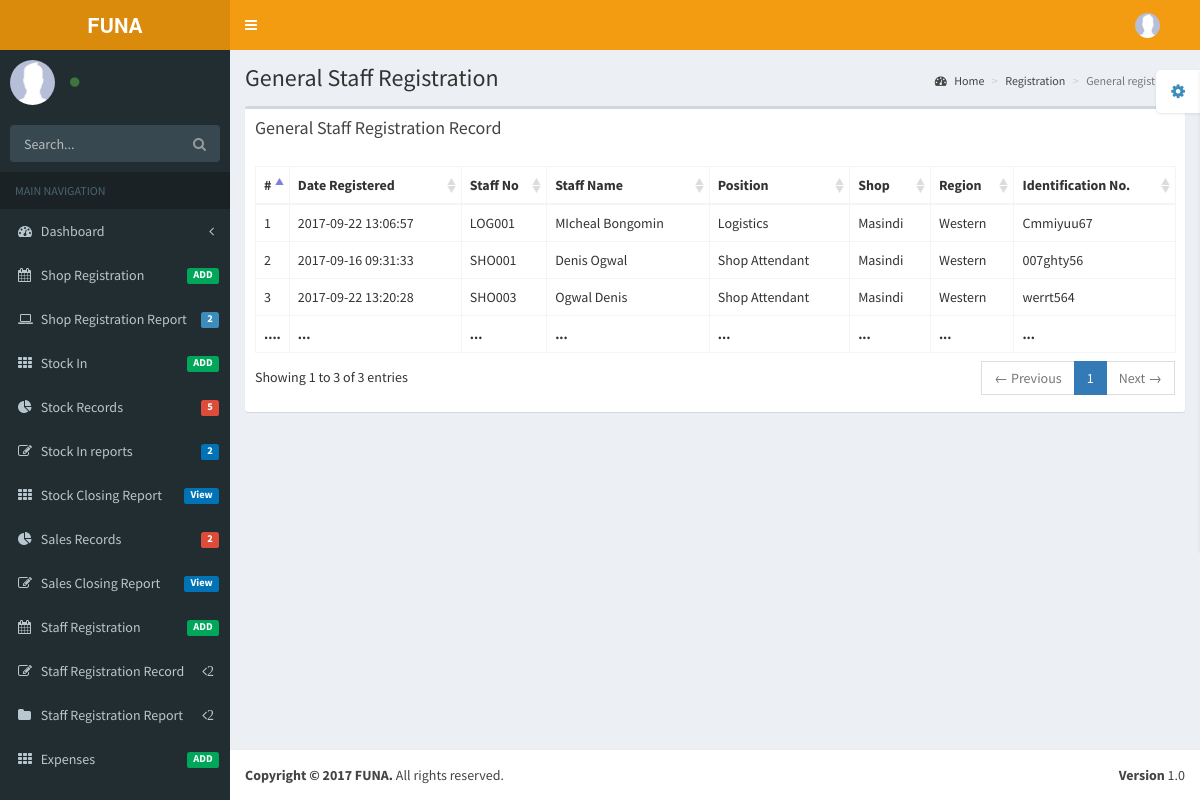
The app's page /pages/tables/GeneralRegistration.php with its own data.
### tables this page shows
CREATE TABLE `staffregistration` (
  `Date` datetime NOT NULL DEFAULT CURRENT_TIMESTAMP,
  `StaffType` varchar(30) NOT NULL,
  `StaffNo` varchar(15) NOT NULL,
  `StaffName` varchar(50) NOT NULL,
  `Shop` varchar(50) NOT NULL,
  `Identification` varchar(30) NOT NULL,
  `IdentificationType` varchar(30) NOT NULL
);

CREATE TABLE `shopmapping` (
  `ShopName` varchar(30) NOT NULL,
  `Region` varchar(30) NOT NULL,
  `Date` datetime NOT NULL DEFAULT CURRENT_TIMESTAMP
);

### pages/tables/GeneralRegistration.php (the view, shortened to what this page needs)
<!DOCTYPE html>
<html>
  <head>
    <link href="../../bootstrap/css/bootstrap.min.css" rel="stylesheet" type="text/css" />
    <link href="https://maxcdn.bootstrapcdn.com/font-awesome/4.3.0/css/font-awesome.min.css" rel="stylesheet" type="text/css" />
    <link href="http://code.ionicframework.com/ionicons/2.0.0/css/ionicons.min.css" rel="stylesheet" type="text/css" />
    <link href="../../plugins/datatables/dataTables.bootstrap.css" rel="stylesheet" type="text/css" />
    <link href="../../dist/css/AdminLTE.min.css" rel="stylesheet" type="text/css" />
    <link href="../../dist/css/skins/_all-skins.min.css" rel="stylesheet" type="text/css" />
  </head>
  <body class="skin-yellow">
    <div class="wrapper">
      <header class="main-header">
        <a href="../../DashBoard.php" class="logo"><b>FUNA</b></a>
        <nav class="navbar navbar-static-top" role="navigation">
          <a href="#" class="sidebar-toggle" data-toggle="offcanvas" role="button">
          </a>
          <div class="navbar-custom-menu">
            <ul class="nav navbar-nav">
              <li class="dropdown user user-menu">
                <a href="#" class="dropdown-toggle" data-toggle="dropdown">
                  <img src="../../dist/img/user2-160x160.jpg" class="user-image" alt="User Image"/>
                </a>
              </li>
            </ul>
          </div>
        </nav>
      </header>
      <aside class="main-sidebar">
        <section class="sidebar">
          <div class="user-panel">
            <div class="pull-left image">
              <img src="../../dist/img/user2-160x160.jpg" class="img-circle" alt="User Image" />
            </div>
            <div class="pull-left info">
              <a href="#"><i class="fa fa-circle text-success"></i><?php echo $_SESSION['Shop'];?></a>
            </div>
          </div>
          <form action="#" method="get" class="sidebar-form">
            <div class="input-group">
              <input type="text" name="q" class="form-control" placeholder="Search..."/>
              <span class="input-group-btn">
                <button type='submit' name='seach' id='search-btn' class="btn btn-flat"><i class="fa fa-search"></i></button>
              </span>
            </div>
          </form>
          <ul class="sidebar-menu">
            <li class="header">MAIN NAVIGATION</li>
            <li class="treeview">
              <a href="#">
                <i class="fa fa-dashboard"></i> <span>Dashboard</span> <i class="fa fa-angle-left pull-right"></i>
              </a>
            </li>
            <li>
              <a href="../forms/RegionRegForm.php">
                <i class="fa fa-calendar"></i> <span>Shop Registration</span> <small class="label pull-right bg-green">ADD</small>
              </a>
            </li>
              <li class="treeview">
              <a href="#">
                <i class="fa fa-laptop"></i>
                <span>Shop Registration Report</span>
                <span class="label label-primary pull-right">2</span>
              </a>
            </li>
            <li>
              <a href="../forms/TopStockInForm.php">
                <i class="fa fa-th"></i> <span>Stock In</span> <small class="label pull-right bg-green">ADD</small>
              </a>
            </li>
            <li class="treeview">
              <a href="#">
                <i class="fa fa-pie-chart"></i>
                <span>Stock Records</span>
                 <small class="label pull-right bg-red">5</small>
              </a>
            </li>
            <li class="treeview">
              <a href="#">
                <i class="fa fa-edit"></i> <span>Stock In reports</span>
                 <small class="label pull-right bg-blue">2</small>
              </a>
            </li>
               <li>
              <a href="../examples/StockInClosingReport.php">
                <i class="fa fa-th"></i> <span>Stock Closing Report </span> <small class="label pull-right bg-blue">View</small>
              </a>
            </li>
             <li class="treeview">
              <a href="#">
                <i class="fa fa-pie-chart"></i>
                <span>Sales Records</span>
                 <small class="label pull-right bg-red">2</small>
              </a>
            </li>
            <li class="treeview">
              <a href="../examples/SalesClosingReport.php">
                <i class="fa fa-edit"></i> <span>Sales Closing Report</span>
                 <small class="label pull-right bg-blue">View</small>
              </a>
            </li>
            <li>
              <a href="../forms/StaffRegistration.php">
                <i class="fa fa-calendar"></i> <span>Staff Registration</span>
                <small class="label pull-right bg-green">ADD</small>
              </a>
            </li>
            <li class="treeview">
              <a href="#">
                <i class="fa fa-edit"></i> <span>Staff Registration Record</span>
                <i class="fa fa-angle-left pull-right">2</i>
              </a>
            </li>
            <li class="treeview">
              <a href="#">
                <i class="fa fa-folder"></i> <span>Staff Registration Report</span>
                <i class="fa fa-angle-left pull-right">2</i>
              </a>
            </li>
             <li>
              <a href="../forms/expenses.php">
                <i class="fa fa-th"></i> <span>Expenses</span> <small class="label pull-right bg-green">ADD</small>
              </a>
            </li>
          </ul>
        </section>
      </aside>
      <div class="content-wrapper">
        <section class="content-header">
          <h1>
            General Staff Registration
          </h1>
          <ol class="breadcrumb">
            <li><a href="../../DashBoard.php"><i class="fa fa-dashboard"></i> Home</a></li>
            <li><a href="GeneralRegistration.php">Registration</a></li>
            <li class="active">General registration</li>
          </ol>
        </section>
        <section class="content">
          <div class="row">
            <div class="col-xs-12">
              <div class="box">
                <div class="box-header">
                  <h3 class="box-title">General Staff Registration Record</h3>
                </div>
                <div class="box-body">
                   <table id="example2" class="table table-bordered table-hover">
                    <thead>
                      <tr>
                       <th style="width: 10px">#</th>
                      <th>Date Registered</th>
                      <th>Staff No</th>
                      <th>Staff Name</th>
                      <th>Position</th>
                      <th>Shop </th>
                      <th>Region </th>
                      <th>Identification No. </th>
                      </tr>
                    </thead>
                    <tbody>
                     <?php
require_once('../../connect/connect.php');
$sales9 ="SELECT staffregistration.Date,StaffNo,StaffName,StaffType,Shop,Region,Identification FROM `staffregistration`,`shopmapping`  where staffregistration.shop=shopmapping.ShopName";
$result9=mysqli_query($link,$sales9);
$counter5=1;
while($row9=mysqli_fetch_assoc($result9)){
                    echo" <tr>";
                     echo "<td>".$counter5."</td>";
                     echo  "<td>".$row9['Date']."</td>";
                     echo  "<td>".$row9['StaffNo']."</td>";
					 echo  "<td>".$row9['StaffName']."</td>";
					 echo  "<td>".$row9['StaffType']."</td>";
					  echo  "<td>".$row9['Shop']."</td>";
					  echo  "<td>".$row9['Region']."</td>";
					   echo  "<td>".$row9['Identification']."</td>";
                   echo" </tr>" ;
				   $counter5++;
}
					?>
                    </tbody>
                    <tfoot>
                      <tr>
                        <th>....</th>
                        <th>...</th>
                        <th>...</th>
                        <th>...</th>
                        <th>...</th>
                         <th>...</th>
                         <th>...</th>
                         <th>...</th>
                      </tr>
                    </tfoot>
                  </table>
                </div>
              </div>
            </div>
          </div>
        </section>
      </div>
      <footer class="main-footer">
        <div class="pull-right hidden-xs">
          <b>Version</b> 1.0
        </div>
        <strong>Copyright &copy; 2017 FUNA.</strong> All rights reserved.
      </footer>
    </div>
  </body>
</html>

### records on screen
staffregistration: Date "2017-09-22 13:06:57", StaffNo "LOG001", StaffName "MIcheal Bongomin", StaffType "Logistics", Shop "Masindi", shopmapping.Region "Western", Identification "Cmmiyuu67"
staffregistration: Date "2017-09-16 09:31:33", StaffNo "SHO001", StaffName "Denis Ogwal", StaffType "Shop Attendant", Shop "Masindi", shopmapping.Region "Western", Identification "007ghty56"
staffregistration: Date "2017-09-22 13:20:28", StaffNo "SHO003", StaffName "Ogwal Denis", StaffType "Shop Attendant", Shop "Masindi", shopmapping.Region "Western", Identification "werrt564"
